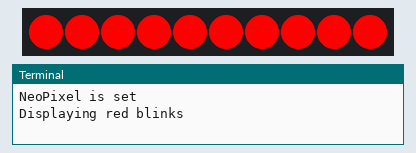
Bench run of a program on a simulated Raspberry Pi (BCM pin numbers). Shown: 10 RGB LEDs in strip order, left to right, the last lines printed to the terminal. Dim RGB values are drawn brighter than linear. At 9.3 s the program stops and its outputs stay as they are.

Above: at 0.1 s.
At 5.74 s:
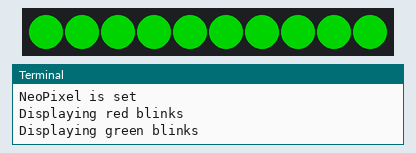

The program:

neopixelTestBlinker.py
```python
#!/home/arducam/neopixel/bin/python3
#
# requires adafruit-circuitpython-neopixel-spi
# Setup in virtual environment
# python3 -m venv neopixel
# cd neopixel
# bin/pip3 install adafruit-circuitpython-neopixel-spi

# Import libraries
import time
import board
import neopixel_spi

# RPi version in 2024 needs SPI.  Hopefully this will be fixed soon.
pixels = neopixel_spi.NeoPixel_SPI(board.SPI(), 10)
print(f'NeoPixel is set')

print(f'Displaying red blinks')
# Display red and blink at 2 Hz for 10 seconds
count = 0
while count < 3:
    pixels.fill(0xff0000)
    pixels.fill(0xff0000)
    time.sleep(0.5)
    pixels.fill(0x000000)
    pixels.fill(0x000000)
    time.sleep(0.5)
    count += 1

time.sleep(0.1)

print(f'Displaying green blinks')
count = 0
while count < 6:
    pixels.fill(0x008000)
    pixels.fill(0x008000)
    time.sleep(0.25)
    pixels.fill(0x000000)
    pixels.fill(0x000000)
    time.sleep(0.25)
    count += 1

time.sleep(0.1)

print(f'Displaying blue blinks')
count = 0
while count < 30:
    pixels.fill(0x0000FF)
    pixels.fill(0x0000FF)
    time.sleep(0.05)
    pixels.fill(0x000000)
    pixels.fill(0x000000)
    time.sleep(0.05)
    count += 1

# Ensure that the LED is off
pixels.fill(0x000000)
pixels.fill(0x000000)
```
